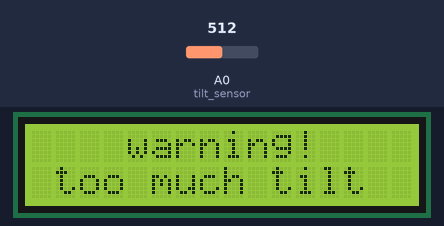
The sketch below on a simulated Arduino Uno, built with avr-gcc and run on an emulated ATmega328P. Parts: 16×2 character LCD. Inputs (shaded band) come from the test bench; at power-on: A0 (tilt_sensor) = 512.

Above: at 2.2 s.
2.3 s: A0 (tilt_sensor) set to 906
4.3 s: A0 (tilt_sensor) set to 934
At 6.4 s:
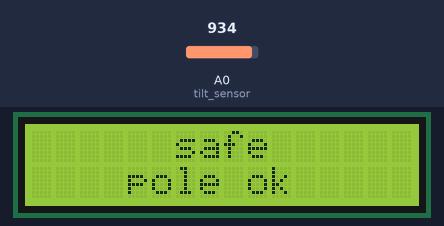
6.7 s: A0 (tilt_sensor) set to 910
At 7.6 s:
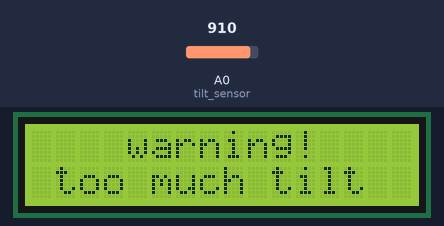
8.7 s: A0 (tilt_sensor) set to 930
At 9.9 s:
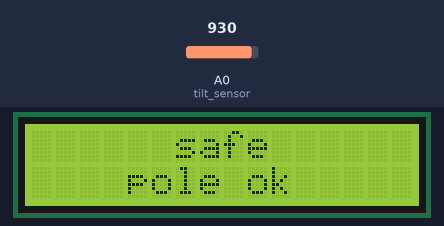
Timing chart, 0 to 11.7 s (numbered marks = the images above; inputs shaded):
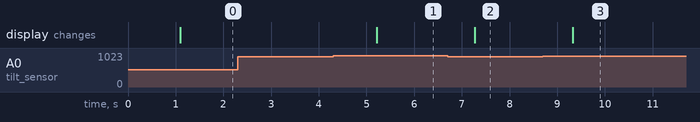

The sketch:

pole_tilt_agregate.ino
```cpp
#include <LiquidCrystal.h>
#include <SoftwareSerial.h>

SoftwareSerial ss(6,7);
LiquidCrystal lcd(8,9,10,11,12,13);

int tilt_sensor = A0, tilt_limit = 920;

void concatenate(String* str, int columns) {
  *str = str->substring(0, columns);
}
void print_lcd(String str, int row) {
  static const int COLUMNS = 16;
  if (str.length() > COLUMNS) concatenate(&str, COLUMNS);
  int pre_spaces = (COLUMNS - str.length()) / 2;
  lcd.setCursor(0, row); lcd.print("                ");
  lcd.setCursor(pre_spaces, row); lcd.print(str);
}
void print_lcd(String str0, String str1) {
  static const int COLUMNS = 16;
  if (str0.length() > COLUMNS) concatenate(&str0, COLUMNS);
  if (str1.length() > COLUMNS) concatenate(&str1, COLUMNS);
  int pre_spaces0 = (COLUMNS - str0.length()) / 2;
  int pre_spaces1 = (COLUMNS - str1.length()) / 2;
  lcd.clear();
  lcd.setCursor(pre_spaces0, 0); lcd.print(str0);
  lcd.setCursor(pre_spaces1, 1); lcd.print(str1);
}
void default_lcd_text(){
  print_lcd("IoT POLE","TILT DETECTION");
}
void setup() {
  Serial.begin(9600);
  ss.begin(9600);
  pinMode(tilt_sensor, INPUT);
  lcd.begin(16,2);
  default_lcd_text();
  delay(1000);
}

void loop() {
  int sensor_input = analogRead(tilt_sensor);
  if(sensor_input < tilt_limit) {
    ss.println("NODE B: too much tilt!");
    print_lcd("warning!","too much tilt");
  }
  else {
    ss.println("NODE B: pole safe");
    print_lcd("safe","pole ok");
  }
  if(Serial.available()) {
    String data = Serial.readStringUntil('\r');
    ss.println(data);
  }
  delay(1000);
}
```

Measured:
- the behaviour switches between 919 and 920 on A0 (tilt_sensor) (found by bisection; images 0 and 1)
- after the input at 2.3 s, every drawn part: stays the same
- after the input at 4.3 s, the display: changes after 0.91 s (image 1)
- after the input at 6.7 s, the display: changes after 0.57 s (image 2)
- after the input at 8.7 s, the display: changes after 0.62 s (image 3)
